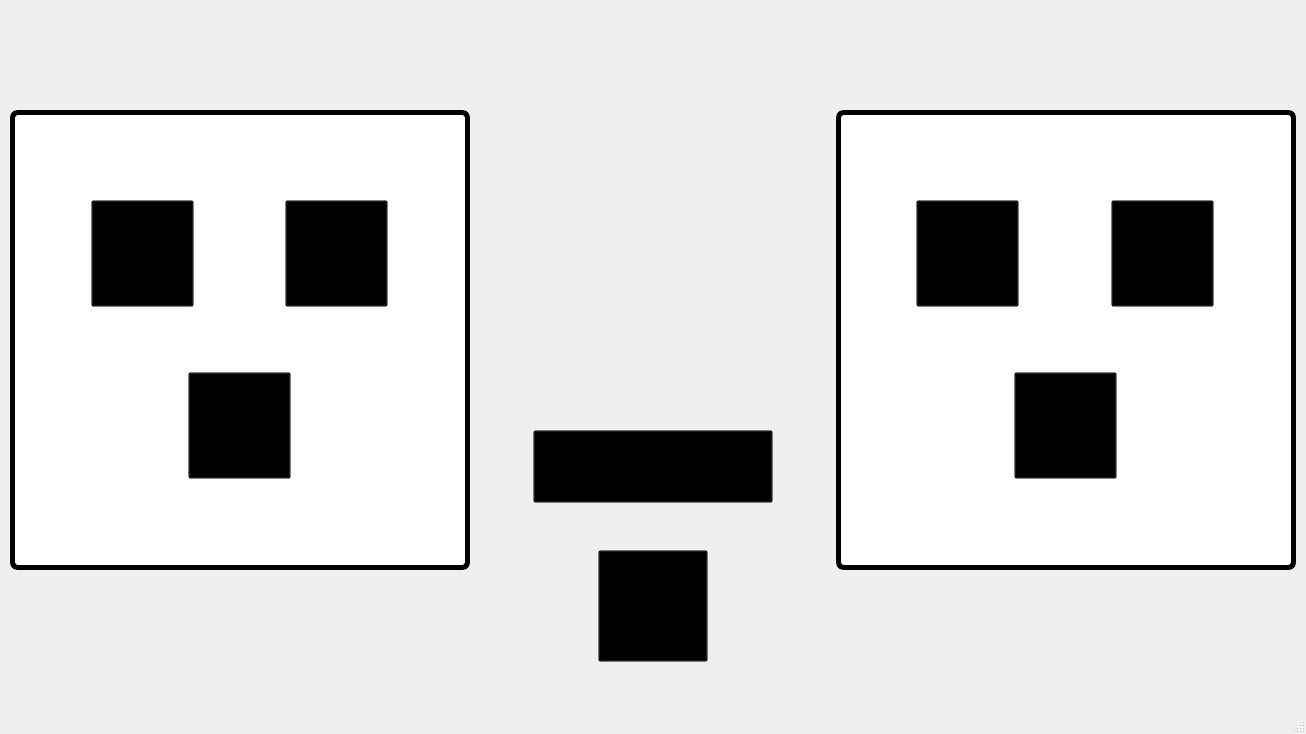
<?xml version="1.0" encoding="UTF-8"?>
<ui version="4.0">
 <class>CupsWindow</class>
 <widget class="QMainWindow" name="CupsWindow">
  <property name="geometry">
   <rect>
    <x>0</x>
    <y>0</y>
    <width>1306</width>
    <height>734</height>
   </rect>
  </property>
  <property name="minimumSize">
   <size>
    <width>1306</width>
    <height>734</height>
   </size>
  </property>
  <property name="maximumSize">
   <size>
    <width>1306</width>
    <height>734</height>
   </size>
  </property>
  <property name="windowTitle">
   <string>GameOfCups</string>
  </property>
  <widget class="QWidget" name="centralwidget">
   <widget class="QPushButton" name="pushButton">
    <property name="geometry">
     <rect>
      <x>598</x>
      <y>550</y>
      <width>110</width>
      <height>112</height>
     </rect>
    </property>
    <property name="minimumSize">
     <size>
      <width>110</width>
      <height>112</height>
     </size>
    </property>
    <property name="maximumSize">
     <size>
      <width>110</width>
      <height>112</height>
     </size>
    </property>
    <property name="cursor">
     <cursorShape>PointingHandCursor</cursorShape>
    </property>
    <property name="styleSheet">
     <string notr="true">background: transparent</string>
    </property>
    <property name="text">
     <string/>
    </property>
   </widget>
   <widget class="QPushButton" name="pushButton_2">
    <property name="geometry">
     <rect>
      <x>533</x>
      <y>430</y>
      <width>240</width>
      <height>73</height>
     </rect>
    </property>
    <property name="minimumSize">
     <size>
      <width>240</width>
      <height>73</height>
     </size>
    </property>
    <property name="maximumSize">
     <size>
      <width>240</width>
      <height>73</height>
     </size>
    </property>
    <property name="cursor">
     <cursorShape>PointingHandCursor</cursorShape>
    </property>
    <property name="styleSheet">
     <string notr="true">background: transparent;
</string>
    </property>
    <property name="text">
     <string/>
    </property>
    <property name="iconSize">
     <size>
      <width>16</width>
      <height>16</height>
     </size>
    </property>
   </widget>
   <widget class="QLabel" name="label_3">
    <property name="geometry">
     <rect>
      <x>453</x>
      <y>140</y>
      <width>400</width>
      <height>150</height>
     </rect>
    </property>
    <property name="styleSheet">
     <string notr="true">image: url(:/Cups/Assets/bet150.png);
background: transparent;</string>
    </property>
    <property name="text">
     <string/>
    </property>
   </widget>
   <widget class="QLabel" name="label">
    <property name="geometry">
     <rect>
      <x>10</x>
      <y>110</y>
      <width>460</width>
      <height>460</height>
     </rect>
    </property>
    <property name="styleSheet">
     <string notr="true">border: 5px solid black;
border-radius: 8px;
padding: -1px;
background: #FFFFFF;
</string>
    </property>
    <property name="text">
     <string/>
    </property>
   </widget>
   <widget class="QLabel" name="label_2">
    <property name="geometry">
     <rect>
      <x>836</x>
      <y>110</y>
      <width>460</width>
      <height>460</height>
     </rect>
    </property>
    <property name="styleSheet">
     <string notr="true">border: 5px solid black;
border-radius: 8px;
padding: -1px;
background: #FFFFFF;
</string>
    </property>
    <property name="text">
     <string/>
    </property>
   </widget>
   <widget class="QLabel" name="label_4">
    <property name="geometry">
     <rect>
      <x>15</x>
      <y>115</y>
      <width>450</width>
      <height>450</height>
     </rect>
    </property>
    <property name="styleSheet">
     <string notr="true">background: transparent;

</string>
    </property>
    <property name="text">
     <string/>
    </property>
   </widget>
   <widget class="QLabel" name="label_5">
    <property name="geometry">
     <rect>
      <x>841</x>
      <y>115</y>
      <width>450</width>
      <height>450</height>
     </rect>
    </property>
    <property name="styleSheet">
     <string notr="true">background: transparent;
</string>
    </property>
    <property name="text">
     <string/>
    </property>
   </widget>
   <widget class="QPushButton" name="pushButton_3">
    <property name="geometry">
     <rect>
      <x>91</x>
      <y>200</y>
      <width>103</width>
      <height>107</height>
     </rect>
    </property>
    <property name="cursor">
     <cursorShape>PointingHandCursor</cursorShape>
    </property>
    <property name="styleSheet">
     <string notr="true">background: transparent;</string>
    </property>
    <property name="text">
     <string/>
    </property>
    <property name="iconSize">
     <size>
      <width>16</width>
      <height>16</height>
     </size>
    </property>
   </widget>
   <widget class="QPushButton" name="pushButton_4">
    <property name="geometry">
     <rect>
      <x>285</x>
      <y>200</y>
      <width>103</width>
      <height>107</height>
     </rect>
    </property>
    <property name="cursor">
     <cursorShape>PointingHandCursor</cursorShape>
    </property>
    <property name="styleSheet">
     <string notr="true">background: transparent;</string>
    </property>
    <property name="text">
     <string/>
    </property>
    <property name="iconSize">
     <size>
      <width>16</width>
      <height>16</height>
     </size>
    </property>
   </widget>
   <widget class="QPushButton" name="pushButton_5">
    <property name="geometry">
     <rect>
      <x>188</x>
      <y>372</y>
      <width>103</width>
      <height>107</height>
     </rect>
    </property>
    <property name="cursor">
     <cursorShape>PointingHandCursor</cursorShape>
    </property>
    <property name="styleSheet">
     <string notr="true">background: transparent;</string>
    </property>
    <property name="text">
     <string/>
    </property>
    <property name="iconSize">
     <size>
      <width>16</width>
      <height>16</height>
     </size>
    </property>
   </widget>
   <widget class="QPushButton" name="pushButton_6">
    <property name="geometry">
     <rect>
      <x>916</x>
      <y>200</y>
      <width>103</width>
      <height>107</height>
     </rect>
    </property>
    <property name="cursor">
     <cursorShape>PointingHandCursor</cursorShape>
    </property>
    <property name="styleSheet">
     <string notr="true">background: transparent;</string>
    </property>
    <property name="text">
     <string/>
    </property>
    <property name="iconSize">
     <size>
      <width>16</width>
      <height>16</height>
     </size>
    </property>
   </widget>
   <widget class="QPushButton" name="pushButton_7">
    <property name="geometry">
     <rect>
      <x>1111</x>
      <y>200</y>
      <width>103</width>
      <height>107</height>
     </rect>
    </property>
    <property name="cursor">
     <cursorShape>PointingHandCursor</cursorShape>
    </property>
    <property name="styleSheet">
     <string notr="true">background: transparent;</string>
    </property>
    <property name="text">
     <string/>
    </property>
    <property name="iconSize">
     <size>
      <width>16</width>
      <height>16</height>
     </size>
    </property>
   </widget>
   <widget class="QPushButton" name="pushButton_8">
    <property name="enabled">
     <bool>true</bool>
    </property>
    <property name="geometry">
     <rect>
      <x>1014</x>
      <y>372</y>
      <width>103</width>
      <height>107</height>
     </rect>
    </property>
    <property name="cursor">
     <cursorShape>PointingHandCursor</cursorShape>
    </property>
    <property name="styleSheet">
     <string notr="true">background: transparent;</string>
    </property>
    <property name="text">
     <string/>
    </property>
    <property name="iconSize">
     <size>
      <width>16</width>
      <height>16</height>
     </size>
    </property>
   </widget>
   <widget class="QLabel" name="label_6">
    <property name="geometry">
     <rect>
      <x>510</x>
      <y>270</y>
      <width>300</width>
      <height>150</height>
     </rect>
    </property>
    <property name="styleSheet">
     <string notr="true">background: transparent;
image: url(:/Cups/Assets/make_choice.png);
</string>
    </property>
    <property name="text">
     <string/>
    </property>
   </widget>
  </widget>
  <widget class="QMenuBar" name="menubar">
   <property name="geometry">
    <rect>
     <x>0</x>
     <y>0</y>
     <width>1306</width>
     <height>21</height>
    </rect>
   </property>
  </widget>
  <widget class="QStatusBar" name="statusbar"/>
 </widget>
 <resources/>
 <connections/>
</ui>
